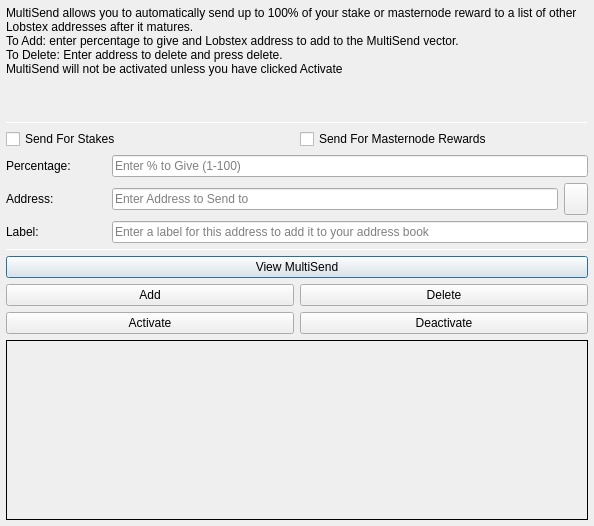
<?xml version="1.0" encoding="UTF-8"?>
<ui version="4.0">
 <class>MultiSendDialog</class>
 <widget class="QDialog" name="MultiSendDialog">
  <property name="windowModality">
   <enum>Qt::NonModal</enum>
  </property>
  <property name="geometry">
   <rect>
    <x>0</x>
    <y>0</y>
    <width>594</width>
    <height>526</height>
   </rect>
  </property>
  <property name="windowTitle">
   <string>MultiSend</string>
  </property>
  <layout class="QVBoxLayout" name="verticalLayout" stretch="0">
   <property name="leftMargin">
    <number>6</number>
   </property>
   <property name="topMargin">
    <number>6</number>
   </property>
   <property name="rightMargin">
    <number>6</number>
   </property>
   <property name="bottomMargin">
    <number>6</number>
   </property>
   <item>
    <layout class="QVBoxLayout" name="verticalLayout_Main" stretch="1,1,1,0,1,1,1">
     <item>
      <widget class="QLabel" name="label_2">
       <property name="lineWidth">
        <number>1</number>
       </property>
       <property name="text">
        <string>MultiSend allows you to automatically send up to 100% of your stake or masternode reward to a list of other Lobstex addresses after it matures.
To Add: enter percentage to give and Lobstex address to add to the MultiSend vector.
To Delete: Enter address to delete and press delete.
MultiSend will not be activated unless you have clicked Activate</string>
       </property>
       <property name="alignment">
        <set>Qt::AlignLeading|Qt::AlignLeft|Qt::AlignTop</set>
       </property>
       <property name="wordWrap">
        <bool>true</bool>
       </property>
      </widget>
     </item>
     <item>
      <widget class="Line" name="line">
       <property name="minimumSize">
        <size>
         <width>0</width>
         <height>1</height>
        </size>
       </property>
       <property name="maximumSize">
        <size>
         <width>16777215</width>
         <height>1</height>
        </size>
       </property>
       <property name="orientation">
        <enum>Qt::Horizontal</enum>
       </property>
      </widget>
     </item>
     <item>
      <layout class="QVBoxLayout" name="verticalLayout_Settings">
       <item>
        <layout class="QHBoxLayout" name="horizontalLayout">
         <item>
          <widget class="QCheckBox" name="multiSendStakeCheckBox">
           <property name="text">
            <string>Send For Stakes</string>
           </property>
          </widget>
         </item>
         <item>
          <widget class="QCheckBox" name="multiSendMasternodeCheckBox">
           <property name="text">
            <string>Send For Masternode Rewards</string>
           </property>
          </widget>
         </item>
        </layout>
       </item>
       <item>
        <layout class="QHBoxLayout" name="horizontalLayout_6">
         <item>
          <widget class="QLabel" name="label">
           <property name="minimumSize">
            <size>
             <width>100</width>
             <height>0</height>
            </size>
           </property>
           <property name="toolTip">
            <string>Percentage of stake to send</string>
           </property>
           <property name="text">
            <string>Percentage:</string>
           </property>
          </widget>
         </item>
         <item>
          <widget class="QLineEdit" name="multiSendPercentEdit">
           <property name="toolTip">
            <string>Enter whole numbers 1 - 100</string>
           </property>
           <property name="placeholderText">
            <string>Enter % to Give (1-100)</string>
           </property>
          </widget>
         </item>
        </layout>
       </item>
       <item>
        <layout class="QHBoxLayout" name="horizontalLayout_7">
         <item>
          <widget class="QLabel" name="label_5">
           <property name="minimumSize">
            <size>
             <width>100</width>
             <height>0</height>
            </size>
           </property>
           <property name="toolTip">
            <string>Address to send portion of stake to</string>
           </property>
           <property name="text">
            <string>Address:</string>
           </property>
          </widget>
         </item>
         <item>
          <widget class="QLineEdit" name="multiSendAddressEdit">
           <property name="toolTip">
            <string/>
           </property>
           <property name="placeholderText">
            <string>Enter Address to Send to</string>
           </property>
          </widget>
         </item>
         <item>
          <widget class="QToolButton" name="addressBookButton">
           <property name="maximumSize">
            <size>
             <width>16777215</width>
             <height>32</height>
            </size>
           </property>
           <property name="toolTip">
            <string>Choose an address from the address book</string>
           </property>
           <property name="text">
            <string/>
           </property>
           <property name="icon">
            <iconset resource="../lobstex.qrc">
             <normaloff>:/icons/address-book</normaloff>:/icons/address-book</iconset>
           </property>
           <property name="shortcut">
            <string>Alt+A</string>
           </property>
          </widget>
         </item>
        </layout>
       </item>
      </layout>
     </item>
     <item>
      <layout class="QHBoxLayout" name="horizontalLayout_3">
       <item>
        <widget class="QLabel" name="label_3">
         <property name="minimumSize">
          <size>
           <width>100</width>
           <height>0</height>
          </size>
         </property>
         <property name="text">
          <string>Label:</string>
         </property>
        </widget>
       </item>
       <item>
        <widget class="QLineEdit" name="labelAddressLabelEdit">
         <property name="placeholderText">
          <string>Enter a label for this address to add it to your address book</string>
         </property>
        </widget>
       </item>
      </layout>
     </item>
     <item>
      <widget class="Line" name="line_2">
       <property name="minimumSize">
        <size>
         <width>0</width>
         <height>1</height>
        </size>
       </property>
       <property name="maximumSize">
        <size>
         <width>16777215</width>
         <height>1</height>
        </size>
       </property>
       <property name="orientation">
        <enum>Qt::Horizontal</enum>
       </property>
      </widget>
     </item>
     <item>
      <layout class="QVBoxLayout" name="verticalLayout_Buttons">
       <item>
        <layout class="QHBoxLayout" name="horizontalLayout_4">
         <item>
          <widget class="QPushButton" name="viewButton">
           <property name="toolTip">
            <string/>
           </property>
           <property name="statusTip">
            <string>View MultiSend Vector</string>
           </property>
           <property name="text">
            <string>View MultiSend</string>
           </property>
          </widget>
         </item>
        </layout>
       </item>
       <item>
        <layout class="QHBoxLayout" name="horizontalLayout_2">
         <item>
          <widget class="QPushButton" name="addButton">
           <property name="toolTip">
            <string/>
           </property>
           <property name="statusTip">
            <string>Add to MultiSend Vector</string>
           </property>
           <property name="text">
            <string>Add</string>
           </property>
          </widget>
         </item>
         <item>
          <widget class="QPushButton" name="deleteButton">
           <property name="toolTip">
            <string/>
           </property>
           <property name="statusTip">
            <string>Delete Address From MultiSend Vector</string>
           </property>
           <property name="text">
            <string>Delete</string>
           </property>
          </widget>
         </item>
        </layout>
       </item>
       <item>
        <layout class="QHBoxLayout" name="horizontalLayout_5">
         <item>
          <widget class="QPushButton" name="activateButton">
           <property name="statusTip">
            <string>Activate MultiSend</string>
           </property>
           <property name="text">
            <string>Activate</string>
           </property>
          </widget>
         </item>
         <item>
          <widget class="QPushButton" name="disableButton">
           <property name="statusTip">
            <string>Deactivate MultiSend</string>
           </property>
           <property name="text">
            <string>Deactivate</string>
           </property>
          </widget>
         </item>
        </layout>
       </item>
      </layout>
     </item>
     <item>
      <widget class="QLabel" name="message">
       <property name="minimumSize">
        <size>
         <width>0</width>
         <height>180</height>
        </size>
       </property>
       <property name="frameShape">
        <enum>QFrame::Panel</enum>
       </property>
       <property name="frameShadow">
        <enum>QFrame::Plain</enum>
       </property>
       <property name="lineWidth">
        <number>1</number>
       </property>
       <property name="midLineWidth">
        <number>1</number>
       </property>
       <property name="text">
        <string/>
       </property>
       <property name="alignment">
        <set>Qt::AlignLeading|Qt::AlignLeft|Qt::AlignTop</set>
       </property>
       <property name="wordWrap">
        <bool>true</bool>
       </property>
      </widget>
     </item>
    </layout>
   </item>
  </layout>
 </widget>
 <resources>
  <include location="../lobstex.qrc"/>
 </resources>
 <connections/>
</ui>
